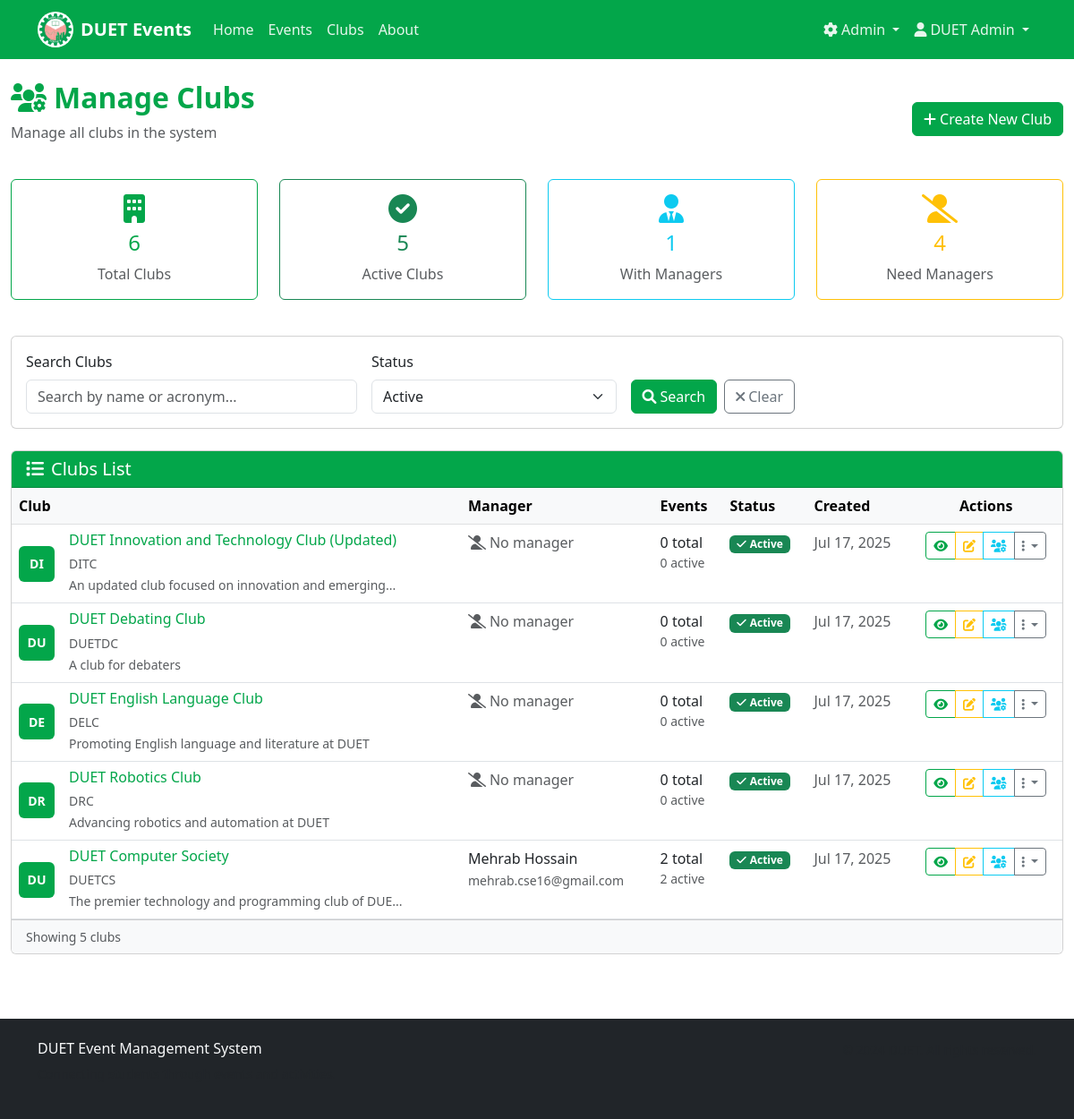
The app's page /dashboard/manage-clubs (signed in) with its own data.
### app/models.py (models this page shows, shortened)
class User(UserMixin, db.Model):
    id = db.Column(db.Integer, primary_key=True)
    username = db.Column(db.String(80), unique=True, nullable=False)
    email = db.Column(db.String(120), unique=True, nullable=False)
    full_name = db.Column(db.String(200), nullable=False)
    password_hash = db.Column(db.String(255), nullable=False)
    role = db.Column(db.String(20), nullable=False, default='student')  # admin, club_manager, student
    club_id = db.Column(db.Integer, db.ForeignKey('club.id'), nullable=True)
    created_at = db.Column(db.DateTime, default=datetime.utcnow)
    is_active = db.Column(db.Boolean, default=True)
    club = db.relationship('Club', backref='managers')
    events_created = db.relationship('Event', backref='creator', lazy='dynamic')
    registrations = db.relationship('EventRegistration', backref='user', lazy='dynamic')
    def is_admin(self):
        return self.role == 'admin'

class Club(db.Model):
    id = db.Column(db.Integer, primary_key=True)
    name = db.Column(db.String(200), nullable=False)
    acronym = db.Column(db.String(20), unique=True, nullable=False)
    description = db.Column(db.Text)
    logo_url = db.Column(db.String(255))
    created_at = db.Column(db.DateTime, default=datetime.utcnow)
    is_active = db.Column(db.Boolean, default=True)
    events = db.relationship('Event', backref='club', lazy='dynamic')
    def get_manager(self):
        return User.query.filter_by(club_id=self.id, role='club_manager').first()

### app/routes/dashboard.py (the view)
@bp.route('/manage-clubs')
@login_required
def manage_clubs():
    if not current_user.is_admin():
        flash('Access denied. Admin privileges required.', 'error')
        return redirect(url_for('main.index'))
    search = request.args.get('search', '')
    status_filter = request.args.get('status', 'active')
    query = Club.query
    if search:
        query = query.filter(
            (Club.name.contains(search)) |
            (Club.acronym.contains(search))
        )
    if status_filter == 'active':
        query = query.filter_by(is_active=True)
    elif status_filter == 'inactive':
        query = query.filter_by(is_active=False)
    clubs = query.order_by(Club.created_at.desc()).all()
    total_clubs = Club.query.count()
    active_clubs = Club.query.filter_by(is_active=True).count()
    clubs_with_managers = Club.query.join(User, Club.id == User.club_id).filter(User.role == 'club_manager').count()
    clubs_without_managers = active_clubs - clubs_with_managers
    stats = {
        'total_clubs': total_clubs,
        'active_clubs': active_clubs,
        'inactive_clubs': total_clubs - active_clubs,
        'clubs_with_managers': clubs_with_managers,
        'clubs_without_managers': clubs_without_managers
    }
    return render_template('dashboard/manage_clubs.html',
                         clubs=clubs,
                         stats=stats,
                         search=search,
                         status_filter=status_filter)

### app/templates/dashboard/manage_clubs.html (shortened to what this page needs)
{% extends "base.html" %}
{% block content %}
<div class="container-fluid py-4">
    <div class="d-flex justify-content-between align-items-center mb-4">
        <div>
            <h2 class="fw-bold text-primary">
                <i class="fas fa-users-cog me-2"></i>Manage Clubs
            </h2>
            <p class="text-muted">Manage all clubs in the system</p>
        </div>
        <div>
            <a href="{{ url_for('clubs.create') }}" class="btn btn-primary">
                <i class="fas fa-plus me-1"></i>Create New Club
            </a>
        </div>
    </div>
    <div class="row mb-4">
        <div class="col-lg-3 col-md-6 mb-3">
            <div class="card border-primary">
                <div class="card-body text-center">
                    <i class="fas fa-building fa-2x text-primary mb-2"></i>
                    <h4 class="text-primary">{{ stats.total_clubs }}</h4>
                    <p class="text-muted mb-0">Total Clubs</p>
                </div>
            </div>
        </div>
        <div class="col-lg-3 col-md-6 mb-3">
            <div class="card border-success">
                <div class="card-body text-center">
                    <i class="fas fa-check-circle fa-2x text-success mb-2"></i>
                    <h4 class="text-success">{{ stats.active_clubs }}</h4>
                    <p class="text-muted mb-0">Active Clubs</p>
                </div>
            </div>
        </div>
        <div class="col-lg-3 col-md-6 mb-3">
            <div class="card border-info">
                <div class="card-body text-center">
                    <i class="fas fa-user-tie fa-2x text-info mb-2"></i>
                    <h4 class="text-info">{{ stats.clubs_with_managers }}</h4>
                    <p class="text-muted mb-0">With Managers</p>
                </div>
            </div>
        </div>
        <div class="col-lg-3 col-md-6 mb-3">
            <div class="card border-warning">
                <div class="card-body text-center">
                    <i class="fas fa-user-slash fa-2x text-warning mb-2"></i>
                    <h4 class="text-warning">{{ stats.clubs_without_managers }}</h4>
                    <p class="text-muted mb-0">Need Managers</p>
                </div>
            </div>
        </div>
    </div>
    <div class="card mb-4">
        <div class="card-body">
            <form method="GET" class="row g-3" hx-get="{{ url_for('dashboard.manage_clubs') }}" hx-target="#clubs-table" hx-indicator="#loading">
                <div class="col-md-4">
                    <label for="search" class="form-label">Search Clubs</label>
                    <input type="text" class="form-control" id="search" name="search"
                           value="{{ search }}" placeholder="Search by name or acronym..."
                           hx-get="{{ url_for('dashboard.manage_clubs') }}"
                           hx-target="#clubs-table"
                           hx-trigger="keyup changed delay:500ms">
                </div>
                <div class="col-md-3">
                    <label for="status" class="form-label">Status</label>
                    <select class="form-select" id="status" name="status"
                            hx-get="{{ url_for('dashboard.manage_clubs') }}"
                            hx-target="#clubs-table"
                            hx-trigger="change">
                        <option value="active" {% if status_filter == 'active' %}selected{% endif %}>Active</option>
                    </select>
                </div>
                <div class="col-md-3 d-flex align-items-end">
                    <button type="submit" class="btn btn-primary me-2">
                        <i class="fas fa-search me-1"></i>Search
                    </button>
                    <a href="{{ url_for('dashboard.manage_clubs') }}" class="btn btn-outline-secondary">
                        <i class="fas fa-times me-1"></i>Clear
                    </a>
                </div>
                <div class="col-md-2 d-flex align-items-end justify-content-end">
                </div>
            </form>
        </div>
    </div>
    <div class="card">
        <div class="card-header bg-primary text-white">
            <h5 class="mb-0">
                <i class="fas fa-list me-2"></i>Clubs List
            </h5>
        </div>
        <div class="card-body p-0">
            <div id="clubs-table">
                {% include 'dashboard/partials/clubs_table.html' %}
            </div>
        </div>
    </div>
</div>
{% endblock %}

### app/templates/base.html (shortened to what this page needs)
<!DOCTYPE html>
<html lang="en">
<head>
    <link href="https://cdn.jsdelivr.net/npm/bootstrap@5.3.0/dist/css/bootstrap.min.css" rel="stylesheet">
    <link href="https://cdnjs.cloudflare.com/ajax/libs/font-awesome/6.0.0/css/all.min.css" rel="stylesheet">
    <link href="https://cdn.jsdelivr.net/npm/bootstrap-icons@1.10.0/font/bootstrap-icons.css" rel="stylesheet">
    {% if url_for('static', filename='style.css') %}
        <link rel="stylesheet" href="{{ url_for('static', filename='style.css') }}">
    {% endif %}
</head>
<body>
    <nav class="navbar navbar-expand-lg navbar-dark bg-primary">
        <div class="container">
            <a class="navbar-brand d-flex align-items-center" href="{{ url_for('main.index') }}">
                <img src="{{ url_for('static', filename='duet-logo.png') }}" alt="DUET Logo" height="40" class="me-2">
                <span class="fw-bold">DUET Events</span>
            </a>
            <div class="collapse navbar-collapse" id="navbarNav">
                <ul class="navbar-nav me-auto">
                    <li class="nav-item">
                        <a class="nav-link" href="{{ url_for('main.index') }}">Home</a>
                    </li>
                    <li class="nav-item">
                        <a class="nav-link" href="{{ url_for('main.events') }}">Events</a>
                    </li>
                    <li class="nav-item">
                        <a class="nav-link" href="{{ url_for('clubs.index') }}">Clubs</a>
                    </li>
                    <li class="nav-item">
                        <a class="nav-link" href="{{ url_for('main.about') }}">About</a>
                    </li>
                </ul>
                <ul class="navbar-nav">
                    {% if current_user.is_authenticated %}
                        {% if current_user.is_admin() %}
                            <li class="nav-item dropdown">
                                <a class="nav-link dropdown-toggle" href="#" id="adminDropdown" role="button" data-bs-toggle="dropdown">
                                    <i class="fas fa-cog me-1"></i>Admin
                                </a>
                            </li>
                        {% endif %}
                        <li class="nav-item dropdown">
                            <a class="nav-link dropdown-toggle" href="#" id="userDropdown" role="button" data-bs-toggle="dropdown">
                                <i class="fas fa-user me-1"></i>{{ current_user.full_name }}
                            </a>
                        </li>
                    {% endif %}
                </ul>
            </div>
        </div>
    </nav>
    <main>
        {% block content %}{% endblock %}
    </main>
    <footer class="bg-dark text-light mt-5 py-4">
        <div class="container">
            <div class="row">
                <div class="col-md-6">
                    <h6 class="text-light">DUET Event Management System</h6>
                    <p class="text-muted small">Connecting students through events and activities.</p>
                </div>
                <div class="col-md-6 text-md-end">
                    <p class="text-muted small">
                    </p>
                </div>
            </div>
        </div>
    </footer>
</body>
</html>

### app/templates/dashboard/partials/clubs_table.html (shortened to what this page needs)
{% if clubs %}
<div class="table-responsive">
    <table class="table table-hover mb-0">
        <thead class="table-light">
            <tr>
                <th>Club</th>
                <th>Manager</th>
                <th>Events</th>
                <th>Status</th>
                <th>Created</th>
                <th class="text-center">Actions</th>
            </tr>
        </thead>
        <tbody>
            {% for club in clubs %}
                <tr id="club-{{ club.id }}">
                    <td>
                        <div class="d-flex align-items-center">
                            <div class="me-3">
                                {% if club.logo_url %}
                                    <img src="{{ club.logo_url }}" alt="{{ club.acronym }}"
                                         class="rounded" style="width: 40px; height: 40px; object-fit: cover;">
                                {% else %}
                                    <div class="bg-primary text-white rounded d-flex align-items-center justify-content-center"
                                         style="width: 40px; height: 40px; font-size: 14px; font-weight: bold;">
                                        {{ club.acronym[:2] }}
                                    </div>
                                {% endif %}
                            </div>
                            <div>
                                <h6 class="mb-1">
                                    <a href="{{ url_for('clubs.detail', club_id=club.id) }}"
                                       class="text-decoration-none text-primary">
                                        {{ club.name }}
                                    </a>
                                </h6>
                                <small class="text-muted">{{ club.acronym }}</small>
                                {% if club.description %}
                                    <br><small class="text-muted">
                                        {{ club.description[:50] }}{% if club.description|length > 50 %}...{% endif %}
                                    </small>
                                {% endif %}
                            </div>
                        </div>
                    </td>
                    <td>
                        {% set manager = club.get_manager() %}
                        {% if manager %}
                            <div>
                                <span class="fw-medium">{{ manager.full_name }}</span>
                                <br><small class="text-muted">{{ manager.email }}</small>
                            </div>
                        {% else %}
                            <span class="text-muted">
                                <i class="fas fa-user-slash me-1"></i>No manager
                            </span>
                        {% endif %}
                    </td>
                    <td>
                        <div class="d-flex flex-column">
                            <span class="fw-medium">{{ club.events.count() }} total</span>
                            <small class="text-muted">
                                {{ club.events.filter_by(is_active=True).count() }} active
                            </small>
                        </div>
                    </td>
                    <td>
                        {% if club.is_active %}
                            <span class="badge bg-success">
                                <i class="fas fa-check me-1"></i>Active
                            </span>
                        {% else %}
                            <span class="badge bg-secondary">
                                <i class="fas fa-times me-1"></i>Inactive
                            </span>
                        {% endif %}
                    </td>
                    <td>
                        <span class="text-muted">{{ club.created_at.strftime('%b %d, %Y') }}</span>
                    </td>
                    <td class="text-center">
                        <div class="btn-group" role="group">
                            <a href="{{ url_for('clubs.detail', club_id=club.id) }}"
                               class="btn btn-outline-primary btn-sm" title="View Details">
                                <i class="fas fa-eye"></i>
                            </a>
                            <a href="{{ url_for('clubs.edit', club_id=club.id) }}"
                               class="btn btn-outline-warning btn-sm" title="Edit Club">
                                <i class="fas fa-edit"></i>
                            </a>
                            <a href="{{ url_for('clubs.manage', club_id=club.id) }}"
                               class="btn btn-outline-info btn-sm" title="Manage Club">
                                <i class="fas fa-users-cog"></i>
                            </a>
                            <div class="btn-group" role="group">
                                <button type="button" class="btn btn-outline-secondary btn-sm dropdown-toggle"
                                        data-bs-toggle="dropdown" title="More Actions">
                                    <i class="fas fa-ellipsis-v"></i>
                                </button>
                            </div>
                        </div>
                    </td>
                </tr>
            {% endfor %}
        </tbody>
    </table>
</div>
<div class="card-footer bg-light">
    <div class="d-flex justify-content-between align-items-center">
        <small class="text-muted">
            Showing {{ clubs|length }} club{{ 's' if clubs|length != 1 else '' }}
        </small>
    </div>
</div>
{% endif %}

### records on screen
User: full_name "DUET Admin"
Club: acronym "DI", name "DUET Innovation and Technology Club (Updated)", acronym "DITC", description "An updated club focused on innovation and emerging", shows "No manager", events.count "0", events.filter_by "0", is_active True (drawn), created_at "Jul 17, 2025"
Club: acronym "DU", name "DUET Debating Club", acronym "DUETDC", description "A club for debaters", shows "No manager", events.count "0", events.filter_by "0", is_active True (drawn), created_at "Jul 17, 2025"
Club: acronym "DE", name "DUET English Language Club", acronym "DELC", description "Promoting English language and literature at DUET", shows "No manager", events.count "0", events.filter_by "0", is_active True (drawn), created_at "Jul 17, 2025"
Club: acronym "DR", name "DUET Robotics Club", acronym "DRC", description "Advancing robotics and automation at DUET", shows "No manager", events.count "0", events.filter_by "0", is_active True (drawn), created_at "Jul 17, 2025"
Club: acronym "DU", name "DUET Computer Society", acronym "DUETCS", description "The premier technology and programming club of DUE", events.count "2", events.filter_by "2", is_active True (drawn), created_at "Jul 17, 2025"
User: full_name "Mehrab Hossain", email "mehrab.cse16@gmail.com"

### other values on screen
{{ stats.total_clubs }} "6"
{{ stats.active_clubs }} "5"
{{ stats.clubs_with_managers }} "1"
{{ stats.clubs_without_managers }} "4"
{{ clubs|length }} "5"
{{ 's' if clubs|length != 1 else '' }} "s"
